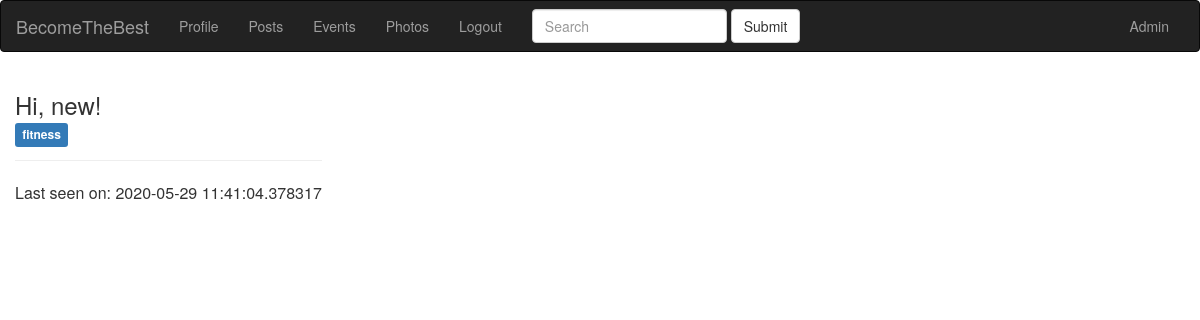
The page /index (signed in) on the database as committed earlier.
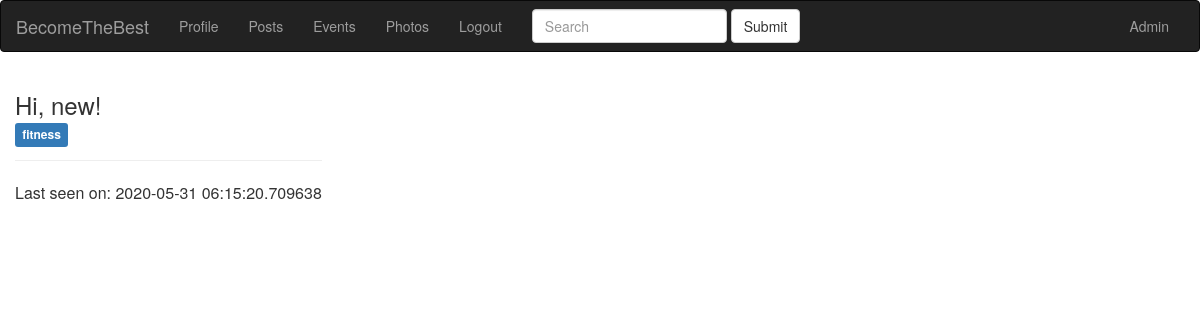
The same page on the database as committed later.
### app/models.py (models this page shows, shortened)
class User(UserMixin, db.Model):
    id = db.Column(db.Integer, primary_key=True)
    email = db.Column(db.String(120), index=True, unique=True)
    username = db.Column(db.String(64), index=True, unique=True)
    password_hash = db.Column(db.String(255))
    date = db.Column(db.DateTime, index=True, default=datetime.utcnow)
    timestamp = db.Column(db.String(128), default=int(time()))
    city = db.Column(db.String(128))
    about_me = db.Column(db.String(140))
    last_seen = db.Column(db.DateTime, default=datetime.utcnow)
    active = db.Column(db.Boolean)
    mentor = db.Column(db.Boolean, default=False)
    level = db.Column(db.Integer, default=0)
    tags = db.relationship(
        'Tag', secondary=user_tags, backref=db.backref('users_tags', lazy='dynamic'))
    roles = db.relationship(
        'Role', secondary=roles_users, backref=db.backref('users_roles', lazy='dynamic'))
    posts = db.relationship('Post', backref='author', lazy='dynamic')
    events = db.relationship('Event', backref='event_author', lazy='dynamic')
    photos = db.relationship('Photo', backref='photo_author', lazy='dynamic')
    followed = db.relationship(
        'User', secondary=followers,
        primaryjoin=(followers.c.follower_id == id),
        secondaryjoin=(followers.c.followed_id == id),
        backref=db.backref('followers', lazy='dynamic'), lazy='dynamic')
    def followed_posts(self):
        followed = Post.query.join(
            followers, (followers.c.followed_id == Post.user_id)).filter(
                followers.c.follower_id == self.id)
        own = Post.query.filter_by(user_id=self.id)
        return followed.union(own).order_by(Post.created.desc())

class Tag(db.Model):
    id = db.Column(db.Integer, primary_key=True)
    name = db.Column(db.String(100), unique=True)
    slug = db.Column(db.String(100))

### app/view.py (the view)
@app.route('/')
@app.route('/index')
@login_required
def index():
    user = User.query.filter_by(username=current_user.username).first_or_404()
    page = request.args.get('page', 1, type=int)
    posts = current_user.followed_posts().paginate(
    page, app.config['POSTS_PER_PAGE'], False)
    next_url = url_for('index', username=user.username, page=posts.next_num) \
        if posts.has_next else None
    prev_url = url_for('index', username=user.username, page=posts.prev_num) \
        if posts.has_prev else None
    return render_template('index.html', user=user, posts=posts.items,
                           next_url=next_url, prev_url=prev_url)

### app/models.py (called while the page is built)
@login.user_loader
def load_user(id):
    return User.query.get(int(id))

### app/view.py (called while the page is built)
@app.before_request
def before_request():
    if current_user.is_authenticated:
        current_user.last_seen = datetime.utcnow()
        db.session.commit()

### app/templates/index.html
{% extends 'base.html' %} {% block title %} Index page title {% endblock %} {% block content_title %}
<h3>Hi, {{ current_user.username }}!</h3>
{% endblock %} {% block content %} {% for tag in user.tags %}
<a href="{{ url_for('users.tag_detail', slug=tag.slug) }}">
    <span class="label label-primary">{{ tag.name }}</span></a>
{% endfor %}
<br>
<hr> {% if user.last_seen %} Last seen on: {{ user.last_seen }} {% endif %} {% endblock %}

### app/templates/base.html (shortened to what this page needs)
<html>
<head>
    <link rel="stylesheet" href="https://stackpath.bootstrapcdn.com/bootstrap/3.4.1/css/bootstrap.min.css">
</head>
<body onload="GetMap();">
    <nav class="navbar navbar-inverse">
        <div class="container-fluid">
            <div class="navbar-header">
                <a class="navbar-brand" href="{{url_for('index')}}">BecomeTheBest</a>
            </div>
            <div class="collapse navbar-collapse" id="bs-example-navbar-collapse-1">
                <ul class="nav navbar-nav">
                    {% if current_user.is_anonymous %}
                    <li class="nav-item active ">
                        <a href="{{ url_for( 'login') }} ">Login</a>
                    </li>
                    <li class="nav-item ">
                        <a class="nav-link " href="{{ url_for( 'register') }} ">Click to register</a>
                    </li>
                    {% else %}
                    <li class="nav-item "><a href="{{ url_for('user', username=current_user.username)}}">Profile</a></li>
                    <li class="nav-item "><a href="{{ url_for('posts.index')}}">Posts</a></li>
                    <li class="nav-item "><a href="{{ url_for('events.index')}}">Events</a></li>
                    <li class="nav-item "><a href="{{ url_for('photos.index')}}">Photos</a></li>
                    <li class="nav-item "><a class="nav-link " href="{{ url_for( 'logout') }} ">Logout</a></li>
                    {% endif %}
                </ul>
                <form class="navbar-form navbar-left">
                    <div class="form-group">
                        <input type="text" class="form-control" placeholder="Search">
                    </div>
                    <button type="submit" class="btn btn-default">Submit</button>
                </form>
                <ul class="nav navbar-nav navbar-right">
                    <li>
                        {% if current_user.name==admin %}
                        <a href="/admin">Admin</a> {% endif %}
                    </li>
                </ul>
            </div>
        </div>
    </nav>
    <div class="container">
        <div class="row">
            <table>
                <tr>
                    <td>
                        <h2>
                            {% block content_title %} {% endblock %}
                        </h2>
                        {% block content %} {% endblock %}
                    </td>
                    <td valign="top">
                        <div id="OSMap" style="position:absolute; width:900px; height:500px;"></div>
                    </td>
                </tr>
            </table>
        </div>
    </div>
</body>
</html>

Rows that differ between the two databases and show on the page:
changed User "new": last_seen "2020-05-29 11:41:04.378317" → "2020-05-31 06:15:20.709638"
